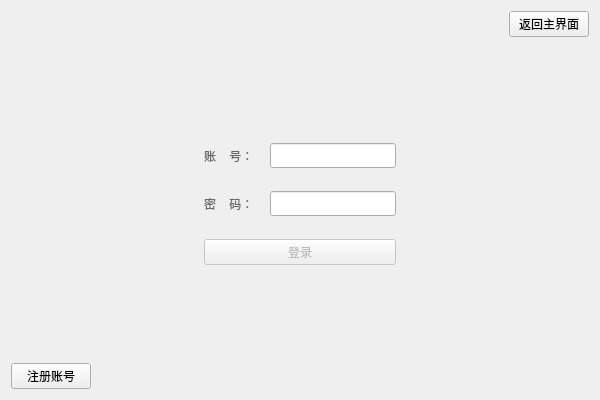
<?xml version="1.0" encoding="UTF-8"?>
<ui version="4.0">
 <class>Login</class>
 <widget class="QWidget" name="Login">
  <property name="enabled">
   <bool>true</bool>
  </property>
  <property name="geometry">
   <rect>
    <x>0</x>
    <y>0</y>
    <width>600</width>
    <height>400</height>
   </rect>
  </property>
  <property name="windowTitle">
   <string>Login</string>
  </property>
  <layout class="QVBoxLayout" name="verticalLayout">
   <item alignment="Qt::AlignRight">
    <widget class="QPushButton" name="ToMainWindowButton">
     <property name="enabled">
      <bool>true</bool>
     </property>
     <property name="text">
      <string>返回主界面</string>
     </property>
    </widget>
   </item>
   <item>
    <layout class="QHBoxLayout" name="horizontalLayout">
     <item>
      <spacer name="horizontalSpacer">
       <property name="orientation">
        <enum>Qt::Horizontal</enum>
       </property>
       <property name="sizeHint" stdset="0">
        <size>
         <width>40</width>
         <height>20</height>
        </size>
       </property>
      </spacer>
     </item>
     <item>
      <layout class="QFormLayout" name="formLayout">
       <property name="labelAlignment">
        <set>Qt::AlignCenter</set>
       </property>
       <property name="horizontalSpacing">
        <number>16</number>
       </property>
       <property name="verticalSpacing">
        <number>23</number>
       </property>
       <property name="topMargin">
        <number>100</number>
       </property>
       <property name="rightMargin">
        <number>0</number>
       </property>
       <item row="0" column="0">
        <widget class="QLabel" name="accountLabel">
         <property name="styleSheet">
          <string notr="true">font: 9pt &quot;方正粗黑宋简体&quot;;

color: rgb(103, 103, 103);</string>
         </property>
         <property name="text">
          <string>账    号：</string>
         </property>
        </widget>
       </item>
       <item row="0" column="1">
        <widget class="QLineEdit" name="accountLineEdit">
         <property name="minimumSize">
          <size>
           <width>0</width>
           <height>25</height>
          </size>
         </property>
         <property name="clearButtonEnabled">
          <bool>true</bool>
         </property>
        </widget>
       </item>
       <item row="1" column="0">
        <widget class="QLabel" name="passwordLabel">
         <property name="styleSheet">
          <string notr="true">font: 9pt &quot;方正粗黑宋简体&quot;;

color: rgb(103, 103, 103);</string>
         </property>
         <property name="text">
          <string>密    码：</string>
         </property>
        </widget>
       </item>
       <item row="1" column="1">
        <widget class="QLineEdit" name="pwdLineEdit">
         <property name="enabled">
          <bool>true</bool>
         </property>
         <property name="minimumSize">
          <size>
           <width>0</width>
           <height>25</height>
          </size>
         </property>
         <property name="autoFillBackground">
          <bool>false</bool>
         </property>
         <property name="inputMask">
          <string notr="true" extracomment="请输入密码"/>
         </property>
         <property name="text">
          <string notr="true" extracomment="请输入密码"/>
         </property>
         <property name="echoMode">
          <enum>QLineEdit::Password</enum>
         </property>
         <property name="placeholderText">
          <string notr="true" extracomment="hello"/>
         </property>
         <property name="clearButtonEnabled">
          <bool>true</bool>
         </property>
        </widget>
       </item>
       <item row="2" column="0" colspan="2">
        <widget class="QPushButton" name="loginButton">
         <property name="enabled">
          <bool>false</bool>
         </property>
         <property name="sizePolicy">
          <sizepolicy hsizetype="Minimum" vsizetype="Fixed">
           <horstretch>0</horstretch>
           <verstretch>0</verstretch>
          </sizepolicy>
         </property>
         <property name="minimumSize">
          <size>
           <width>0</width>
           <height>25</height>
          </size>
         </property>
         <property name="text">
          <string>登录</string>
         </property>
        </widget>
       </item>
      </layout>
     </item>
     <item>
      <spacer name="horizontalSpacer_2">
       <property name="orientation">
        <enum>Qt::Horizontal</enum>
       </property>
       <property name="sizeHint" stdset="0">
        <size>
         <width>119</width>
         <height>20</height>
        </size>
       </property>
      </spacer>
     </item>
    </layout>
   </item>
   <item alignment="Qt::AlignLeft">
    <widget class="QPushButton" name="registerButton">
     <property name="text">
      <string>注册账号</string>
     </property>
    </widget>
   </item>
  </layout>
 </widget>
 <resources/>
 <connections>
  <connection>
   <sender>registerButton</sender>
   <signal>clicked()</signal>
   <receiver>Login</receiver>
   <slot>show_register()</slot>
   <hints>
    <hint type="sourcelabel">
     <x>37</x>
     <y>401</y>
    </hint>
    <hint type="destinationlabel">
     <x>3</x>
     <y>409</y>
    </hint>
   </hints>
  </connection>
  <connection>
   <sender>loginButton</sender>
   <signal>clicked()</signal>
   <receiver>Login</receiver>
   <slot>show_login_sucess()</slot>
   <hints>
    <hint type="sourcelabel">
     <x>339</x>
     <y>252</y>
    </hint>
    <hint type="destinationlabel">
     <x>601</x>
     <y>410</y>
    </hint>
   </hints>
  </connection>
  <connection>
   <sender>ToMainWindowButton</sender>
   <signal>clicked()</signal>
   <receiver>Login</receiver>
   <slot>show_mainwindow()</slot>
   <hints>
    <hint type="sourcelabel">
     <x>585</x>
     <y>16</y>
    </hint>
    <hint type="destinationlabel">
     <x>640</x>
     <y>13</y>
    </hint>
   </hints>
  </connection>
  <connection>
   <sender>accountLineEdit</sender>
   <signal>textChanged(QString)</signal>
   <receiver>Login</receiver>
   <slot>login_button_vaild()</slot>
   <hints>
    <hint type="sourcelabel">
     <x>389</x>
     <y>154</y>
    </hint>
    <hint type="destinationlabel">
     <x>251</x>
     <y>26</y>
    </hint>
   </hints>
  </connection>
  <connection>
   <sender>pwdLineEdit</sender>
   <signal>textChanged(QString)</signal>
   <receiver>Login</receiver>
   <slot>login_button_vaild()</slot>
   <hints>
    <hint type="sourcelabel">
     <x>410</x>
     <y>196</y>
    </hint>
    <hint type="destinationlabel">
     <x>424</x>
     <y>30</y>
    </hint>
   </hints>
  </connection>
 </connections>
 <slots>
  <slot>show_register()</slot>
  <slot>show_login_sucess()</slot>
  <slot>show_mainwindow()</slot>
  <slot>login_button_vaild()</slot>
 </slots>
</ui>
